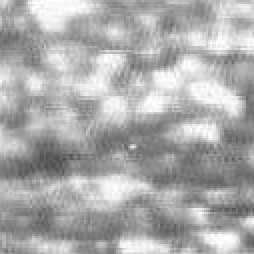
%> input picture data/1.bmp, 127 x 127 px (shown 2 times larger)
$ octave --eval "result = admdfunc(imread('../data/1.bmp'));"   (GNU Octave 9; MATLAB toolbox functions it lacks are replaced by stand-ins)
%> lines starting %> are read from the running program, lines starting %| are printed output that depends on the picture
% Fast and robust small infrared target detection using absolute directional mean difference algorithm
% 1 双框计算对比度（置零）
% 2 多尺度
function re = admdfunc(img)
%% the scale is 3
out3 = subfubc(img, 3);
%% the scale is 5
out5 = subfubc(img, 5);
%> call 2 of subfubc, with len = 5
%> in subfubc (call 2), `m35 = imfilter(double(img), op35, 'symmetric');`:
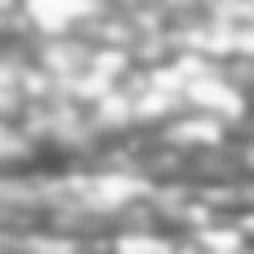
%> m35: size 127x127 double (shown 2 times larger); min 87.4, max 251.3, mean 171.4
%> in subfubc (call 2), `m3b = imdilate(m35, op);`:
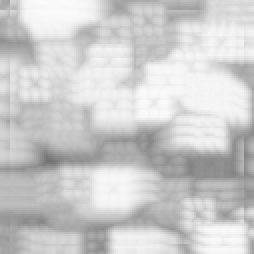
%> m3b: size 127x127 double (shown 2 times larger); min 113.2, max 251.3, mean 204.7
%% the scale is 7
out7 = subfubc(img, 7);
%> call 3 of subfubc, with len = 7
%> in subfubc (call 3), `m3b = imdilate(m35, op);`:
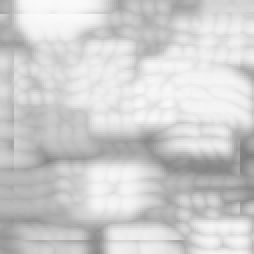
%> m3b: size 127x127 double (shown 2 times larger); min 127.7, max 250.4, mean 207.3
%> in subfubc (call 3), `out3 = (m35 - m3b).^2.*(m35 - m3b>0);`:
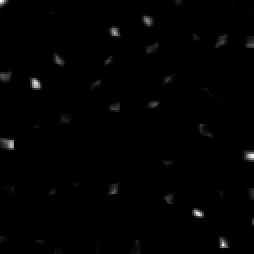
%> out3: size 127x127 double (shown 2 times larger); min 0, max 1532.2, mean 12.5; drawn with min black and max white
%%  the scale is 9
out9 = subfubc(img, 9);
%> call 4 of subfubc, with len = 9
%> in subfubc (call 4), `m3b = imdilate(m35, op);`:
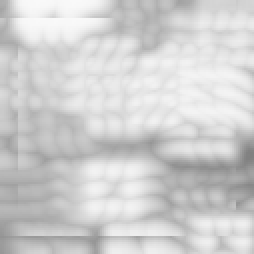
%> m3b: size 127x127 double (shown 2 times larger); min 128.1, max 249.8, mean 207.9
%> in subfubc (call 4), `out3 = (m35 - m3b).^2.*(m35 - m3b>0);`:
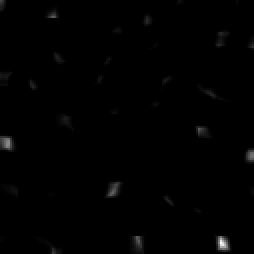
%> out3: size 127x127 double (shown 2 times larger); min 0, max 2503.7, mean 14.6; drawn with min black and max white
%%
out = cat(3, out3, out5, out7, out9);
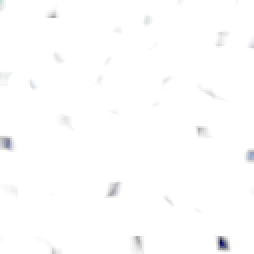
%> out: size 127x127x4 double (shown 2 times larger); mean R, G, B, A 2.3, 9.1, 12.5, 14.6; transparent parts drawn white
re = max(out, [], 3);
if 0
    figure; imshow(out3, []);  title('scale 3x3');
    figure; surf(out3); title('scale 3x3');
    figure; imshow(out5, []);   title('scale 5x5');
    figure; surf(out5); title('scale 5x5');
    figure; imshow(out7, []);   title('scale 7x7');
    figure; surf(out7); title('scale 7x7');
    figure; imshow(out9, []);   title('scale 9x9');
    figure; surf(out9); title('scale 9x9');
    figure; imshow(re, []);
    figure; surf(re);
end
end
function out3 = subfubc(img, len)
op35 = ones(len)/(len*len);
m35 = imfilter(double(img), op35, 'symmetric');
lx = floor(len/2);
ly = floor(len/2);
op = zeros(len * 3);
op(ly+1, lx+1) = 1;
op(ly+1, len + lx + 1) = 1;
op(ly+1, len*2 + lx + 1) = 1;
op(len + ly+1, lx+1) = 1;
op(len + ly+1, len + lx + 1) = 0;
op(len + ly+1, len*2 + lx + 1) = 1;
op(len*2 + ly+1, lx+1) = 1;
op(len*2 + ly+1, len + lx + 1) = 1;
op(len*2 + ly+1, len*2 + lx + 1) = 1;
m3b = imdilate(m35, op);
out3 = (m35 - m3b).^2.*(m35 - m3b>0);
end
